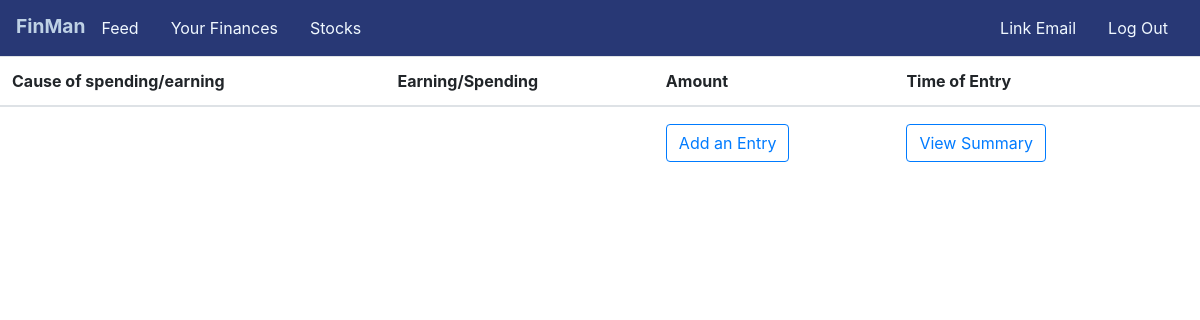
The app's page /finances (signed in), older data.
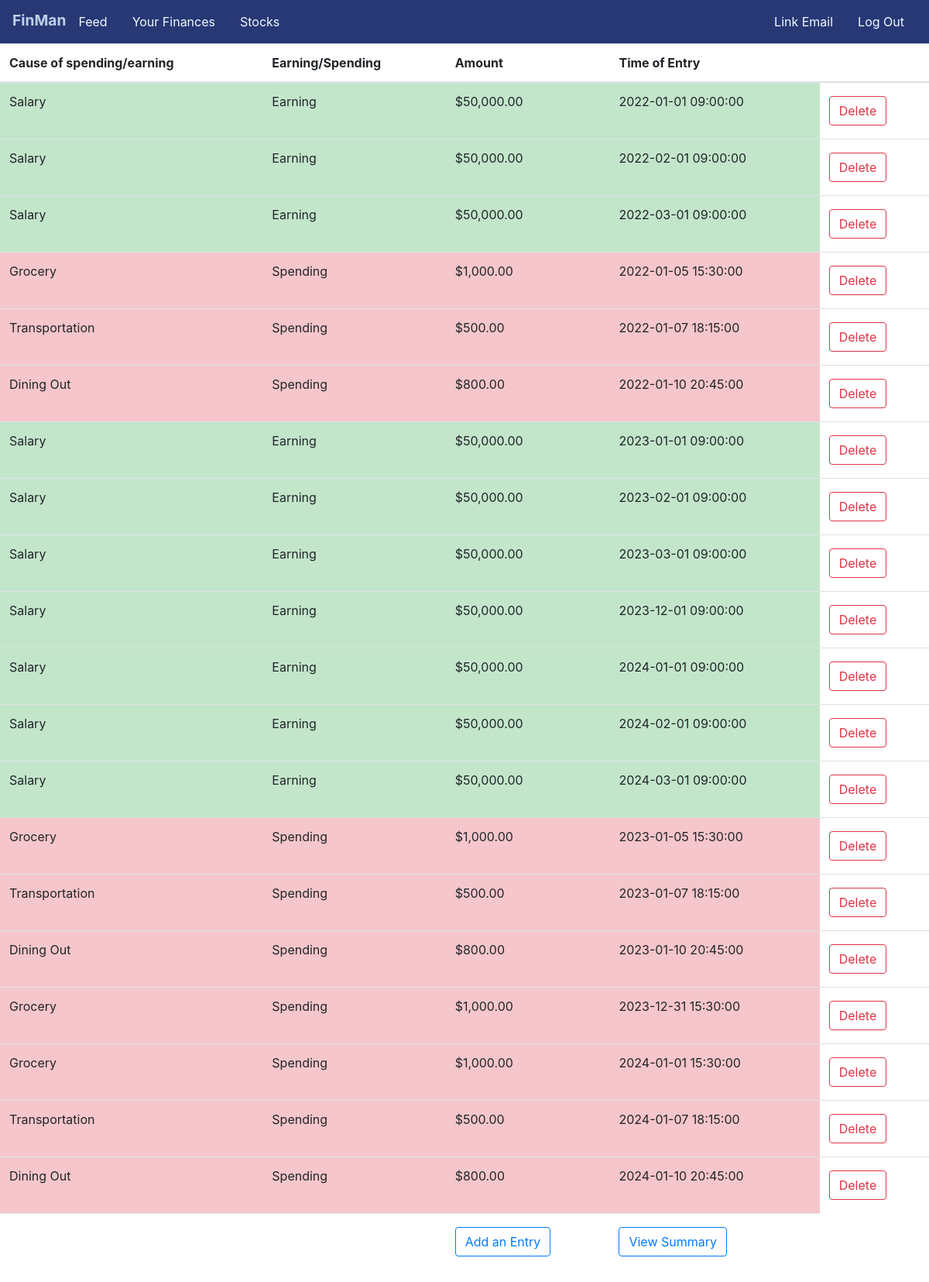
The same page, newer data.
### tables this page shows
CREATE TABLE finance (

    person_id INTEGER NOT NULL,

    transaction_id INTEGER PRIMARY KEY AUTOINCREMENT,

    cause TEXT NOT NULL,

    amount REAL NOT NULL,

    time DATETIME NOT NULL,

    effect TEXT NOT NULL

);

### app.py (the view)
@app.route("/finances")
@login_required
def finances():
    log = db.execute("SELECT * FROM finance WHERE person_id=?;", session["user_id"])
    for entry in log:
        entry["amount"] = usd(entry["amount"])
    return render_template("finance.html",log=log)

### app.py (called while the page is built)
@app.after_request
def after_request(response):
    response.headers["Cache-Control"] = "no-cache, no-store, must-revalidate"
    response.headers["Expires"] = 0
    response.headers["Pragma"] = "no-cache"
    return response

### helpers.py (called while the page is built)
def login_required(f):
    @wraps(f)
    def decorated_function(*args, **kwargs):
        if session.get("user_id") is None:
            return redirect("/login")
        return f(*args, **kwargs)
    return decorated_function

def usd(value):
    return f"${value:,.2f}"

### templates/finance.html (shortened to what this page needs)
{% extends "layout.html" %}
{% block body %}
    <table class="table table-hover">
        <thead>
            <tr>
                <th scope="col">Cause of spending/earning</th>
                <th scope="col">Earning/Spending</th>
                <th scope="col">Amount</th>
                <th scope="col">Time of Entry</th>
                <th></th>
            </tr>
        </thead>
        <tbody>
            {% for entry in log %}
                {% if entry["effect"] == "Earning" %}
                <tr>
                    <td class="table-success" scope="col">{{entry["cause"]}}</td>
                    <td class="table-success" scope="col">{{entry["effect"]}}</td>
                    <td class="table-success" scope="col">{{entry["amount"]}}</td>
                    <td class="table-success" scope="col">{{entry["time"]}}</td>
                    <td scope="col">
                        <form action="/delete" method="post">
                            <button name="transaction_id" value="{{ entry['transaction_id'] }}" type="submit" class="btn btn-outline-danger">Delete</button>
                        </form>
                    </td>
                </tr>
                {% else %}
                <tr>
                    <td class="table-danger" scope="col">{{entry["cause"]}}</td>
                    <td class="table-danger" scope="col">{{entry["effect"]}}</td>
                    <td class="table-danger" scope="col">{{entry["amount"]}}</td>
                    <td class="table-danger" scope="col">{{entry["time"]}}</td>
                    <td scope="col">
                        <form action="/delete" method="post">
                            <button name="transaction_id" value="{{ entry['transaction_id'] }}" type="submit" class="btn btn-outline-danger">Delete</button>
                        </form>
                    </td>
                </tr>
                {% endif %}
            {% endfor %}
        </tbody>
        <tfoot>
            <tr>
                <td></td>
                <td></td>
                <td><a href="/add-entry"><button type="button" class="btn btn-outline-primary">Add an Entry</button></a></td>
                <td><a href="/analytics"><button type="button" class="btn btn-outline-primary">View Summary</button></a></td>
            </tr>
        </tfoot>
    </table>
{% endblock %}

### templates/layout.html (shortened to what this page needs)
<!DOCTYPE html>
<html lang="en">
<head>
    <link rel="stylesheet" href="static/styles.css">
    <link rel="stylesheet" href="https://cdn.jsdelivr.net/npm/bootstrap@4.0.0/dist/css/bootstrap.min.css">
</head>
<body>
    <nav class="navbar navbar-light" style="background-color: #283875;">
        <ul class="nav justify-content-left">
            <a class="navbar-head" href="/">FinMan</a>
            <li class="nav-item">
                <a class="nav-link" href="/feed">Feed</a>
                <a class="nav-link" href="/finances">Your Finances</a>
                <a class="nav-link" href="/stocks">Stocks</a>
            </li>
        </ul>
            <ul class="nav justify-content-right">
                <li class="nav-item">
                    <a class="nav-link" href="/link_email">Link Email</a>
                    <a class="nav-link" href="/logout">Log Out</a>
                </li>
            </ul>
        </nav>
    {% block body %}{% endblock %}
</body>
</html>

### static/styles.css (style rules this page uses)
.nav-link { color: aliceblue; }
.navbar-head { font-size: larger; font-weight: bold; color: #bed1e5; text-align: center; padding-top: 4px; }
.nav-item { display: flex; }
.btn { margin: 5px 0; }

Row changes from the older to the newer data that the page shows:
added finance: cause "Salary", effect "Earning", amount "$50,000.00", time "2022-01-01 09:00:00", {{ entry['transaction_id'] }} 16 (drawn)
added finance: cause "Salary", effect "Earning", amount "$50,000.00", time "2022-02-01 09:00:00", {{ entry['transaction_id'] }} 17 (drawn)
added finance: cause "Salary", effect "Earning", amount "$50,000.00", time "2022-03-01 09:00:00", {{ entry['transaction_id'] }} 18 (drawn)
added finance: cause "Grocery", effect "Spending", amount "$1,000.00", time "2022-01-05 15:30:00", {{ entry['transaction_id'] }} 19 (drawn)
added finance: cause "Transportation", effect "Spending", amount "$500.00", time "2022-01-07 18:15:00", {{ entry['transaction_id'] }} 20 (drawn)
added finance: cause "Dining Out", effect "Spending", amount "$800.00", time "2022-01-10 20:45:00", {{ entry['transaction_id'] }} 21 (drawn)
added finance: cause "Salary", effect "Earning", amount "$50,000.00", time "2023-01-01 09:00:00", {{ entry['transaction_id'] }} 22 (drawn)
added finance: cause "Salary", effect "Earning", amount "$50,000.00", time "2023-02-01 09:00:00", {{ entry['transaction_id'] }} 23 (drawn)
added finance: cause "Salary", effect "Earning", amount "$50,000.00", time "2023-03-01 09:00:00", {{ entry['transaction_id'] }} 24 (drawn)
added finance: cause "Salary", effect "Earning", amount "$50,000.00", time "2023-12-01 09:00:00", {{ entry['transaction_id'] }} 25 (drawn)
added finance: cause "Salary", effect "Earning", amount "$50,000.00", time "2024-01-01 09:00:00", {{ entry['transaction_id'] }} 26 (drawn)
added finance: cause "Salary", effect "Earning", amount "$50,000.00", time "2024-02-01 09:00:00", {{ entry['transaction_id'] }} 27 (drawn)
added finance: cause "Salary", effect "Earning", amount "$50,000.00", time "2024-03-01 09:00:00", {{ entry['transaction_id'] }} 28 (drawn)
added finance: cause "Grocery", effect "Spending", amount "$1,000.00", time "2023-01-05 15:30:00", {{ entry['transaction_id'] }} 29 (drawn)
added finance: cause "Transportation", effect "Spending", amount "$500.00", time "2023-01-07 18:15:00", {{ entry['transaction_id'] }} 30 (drawn)
added finance: cause "Dining Out", effect "Spending", amount "$800.00", time "2023-01-10 20:45:00", {{ entry['transaction_id'] }} 31 (drawn)
added finance: cause "Grocery", effect "Spending", amount "$1,000.00", time "2023-12-31 15:30:00", {{ entry['transaction_id'] }} 32 (drawn)
added finance: cause "Grocery", effect "Spending", amount "$1,000.00", time "2024-01-01 15:30:00", {{ entry['transaction_id'] }} 33 (drawn)
added finance: cause "Transportation", effect "Spending", amount "$500.00", time "2024-01-07 18:15:00", {{ entry['transaction_id'] }} 34 (drawn)
added finance: cause "Dining Out", effect "Spending", amount "$800.00", time "2024-01-10 20:45:00", {{ entry['transaction_id'] }} 35 (drawn)
